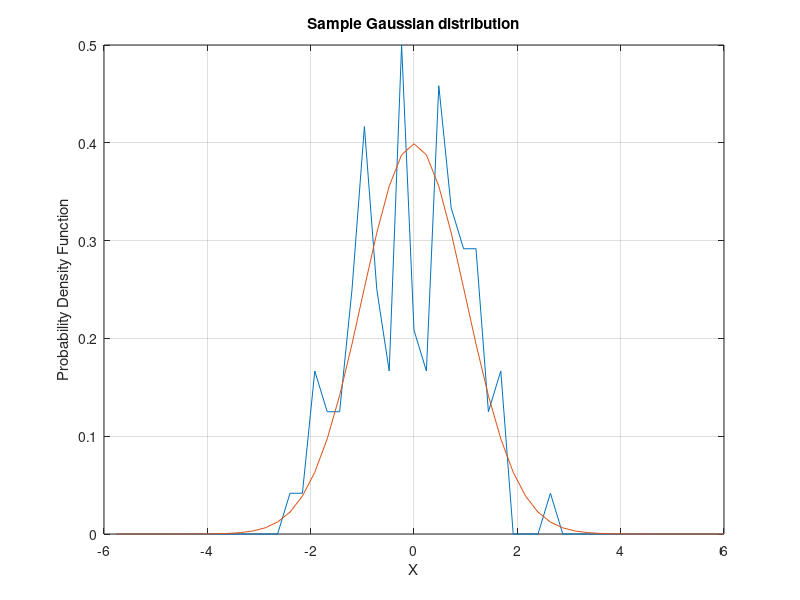

The MATLAB script that drew this image:
% Preallocation
clear
H=zeros(1,10000);
X=zeros(1,10000);
count=0;
XMAX=6;
XMIN=-6;
RANGE=XMAX-XMIN;
TMP=1./sqrt(6.28);
N=100;
BIN=50;
for I=1:N
	SUM=0;
	for J=1:12
		RAND=rand(1);
		SUM=SUM+RAND;
	end;
   	X(I)=SUM-6;
end;
for I=1:BIN
	H(I)=0;
end;
% FIX	Round towards zero.
% 	FIX(X) rounds the elements of X to the nearest integers
%  	towards zero.
for I=1:N
        K=fix(((X(I)-XMIN)/RANGE)*BIN)+.99;
        if K < 1, K=1; end;
        if K > BIN, K=BIN; end;
%CORRECTION HERE >>>
	K=round(K);
        H(K)=H(K)+1;
end;
for K=1:BIN
	PDF=(H(K)/N)*BIN/RANGE;
   	AB=XMIN+K*RANGE/BIN;
   	TH=TMP*exp(-AB*AB/2.);
	count=count+1;
	ArrayAB(count)=AB;
	ArrayPDF(count)=PDF;
	ArrayTH(count)=TH;
end;
figure
plot(ArrayAB,ArrayPDF,ArrayAB,ArrayTH),grid
title('Sample Gaussian distribution')
xlabel('X')
ylabel('Probability Density Function')
clc
output=[ArrayAB',ArrayPDF',ArrayTH'];
save datfil output  -ascii
disp 'simulation finished'
